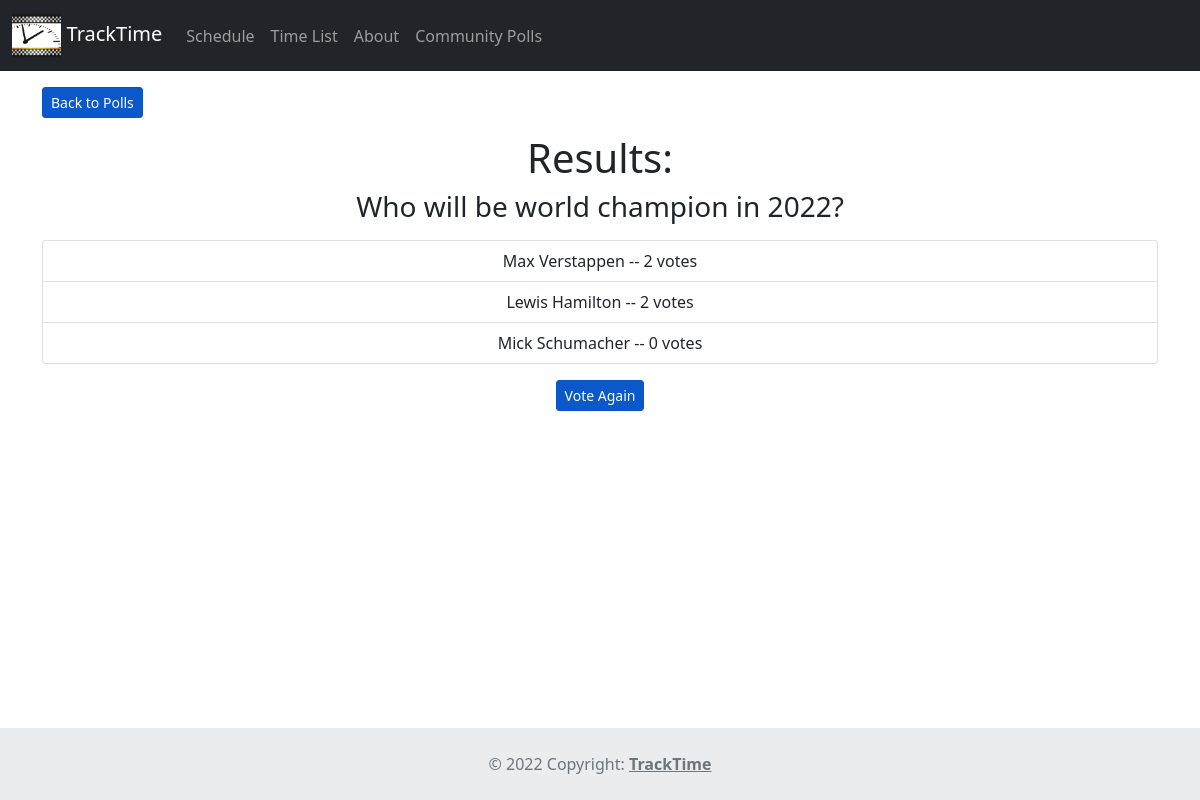
Screenshot of /polls/8/results/ with the database file from the repository.
### polls/models.py (models this page shows, shortened)
class Question(models.Model):
    question_text = models.CharField(max_length=200)
    pub_date = models.DateTimeField('date published')

class Choice(models.Model):
    question = models.ForeignKey(Question, on_delete=models.CASCADE)
    choice_text = models.CharField(max_length=200)
    votes = models.IntegerField(default=0)

### polls/views.py (the view)
# urls.py: path('<int:pk>/results/', views.ResultsView.as_view(), name='results'),
class ResultsView(generic.DetailView):
    model = Question
    template_name = 'polls/results.html'

### polls/templates/polls/results.html (shortened to what this page needs)
<!DOCTYPE html>
<html lang="en">
    {% extends 'races/base.html' %}
    {% load static %}
        {% block body_block %}
        <div class="container">
            <div class="col-xs-1 mt-3" align="start">
                <a href="{% url 'polls:index' %}" class="btn btn-primary btn-sm active" role="button">Back to Polls</a>
            </div>
            <div class="col-xs-1 mt-3" align="center">
                <h1>Results:</h1>
                <h3>{{ question.question_text }}</h3>
            </div>
            <div class="col-xs-1 mt-3" align="center">
                <ul class="list-group">
                {% for choice in question.choice_set.all %}
                    <li class="list-group-item">{{ choice.choice_text }} -- {{ choice.votes }} vote{{ choice.votes|pluralize }}</li>
                {% endfor %}
                </ul>
            </div>
            <div class="col-xs-1 mt-3" align="center">
                <a href="{% url 'polls:detail' question.id %}" class="btn btn-primary btn-sm active" role="button">Vote Again</a>
            </div>
        </div>
        {% endblock %}

### rows the page displays
Question: question_text "Who will be world champion in 2022?"
Choice: choice_text "Max Verstappen", votes "2"
Choice: choice_text "Lewis Hamilton", votes "2"
Choice: choice_text "Mick Schumacher", votes "0"
